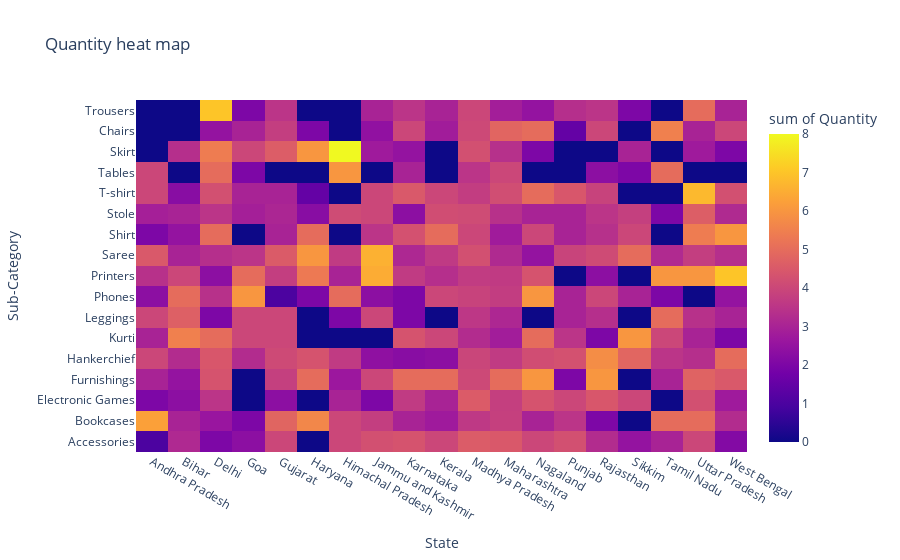
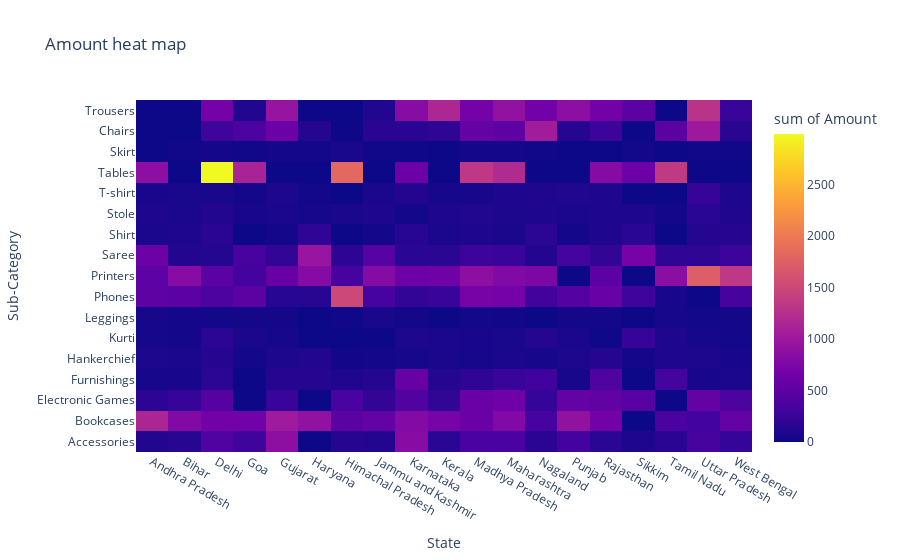

Source (notebook cell) for these figures, in order:
### Code cell
fig5 = heat_map(data, 'Quantity', 'Quantity heat map')
fig6 = heat_map(data, 'Amount', 'Amount heat map')

### Figure 1 — Plotly figure (JSON) as saved in the notebook; plotly's stock layout.template omitted (floating-point values rounded to 4 significant figures; data arrays with more than 128 entries replaced by an {"elided": "..."} marker saying what was removed)
{"data": [{"coloraxis": "coloraxis", "histfunc": "sum", "hovertemplate": "State=%{x}<br>Sub-Category=%{y}<br>sum of Quantity=%{z}<extra></extra>", "name": "", "type": "histogram2d", "x": {"elided": "277 str values"}, "xaxis": "x", "xbingroup": "x", "y": {"elided": "277 str values"}, "yaxis": "y", "ybingroup": "y", "z": {"elided": "277 float values"}}], "layout": {"coloraxis": {"colorbar": {"title": {"text": "sum of Quantity"}}, "colorscale": [[0, "#0d0887"], [0.1111, "#46039f"], [0.2222, "#7201a8"], [0.3333, "#9c179e"], [0.4444, "#bd3786"], [0.5556, "#d8576b"], [0.6667, "#ed7953"], [0.7778, "#fb9f3a"], [0.8889, "#fdca26"], [1, "#f0f921"]]}, "legend": {"tracegroupgap": 0}, "title": {"text": "Quantity heat map"}, "xaxis": {"anchor": "y", "domain": [0, 1], "title": {"text": "State"}}, "yaxis": {"anchor": "x", "domain": [0, 1], "title": {"text": "Sub-Category"}}}}

### Figure 2 — Plotly figure (JSON) as saved in the notebook; plotly's stock layout.template omitted (floating-point values rounded to 4 significant figures; data arrays with more than 128 entries replaced by an {"elided": "..."} marker saying what was removed)
{"data": [{"coloraxis": "coloraxis", "histfunc": "sum", "hovertemplate": "State=%{x}<br>Sub-Category=%{y}<br>sum of Amount=%{z}<extra></extra>", "name": "", "type": "histogram2d", "x": {"elided": "277 str values"}, "xaxis": "x", "xbingroup": "x", "y": {"elided": "277 str values"}, "yaxis": "y", "ybingroup": "y", "z": {"elided": "277 float values"}}], "layout": {"coloraxis": {"colorbar": {"title": {"text": "sum of Amount"}}, "colorscale": [[0, "#0d0887"], [0.1111, "#46039f"], [0.2222, "#7201a8"], [0.3333, "#9c179e"], [0.4444, "#bd3786"], [0.5556, "#d8576b"], [0.6667, "#ed7953"], [0.7778, "#fb9f3a"], [0.8889, "#fdca26"], [1, "#f0f921"]]}, "legend": {"tracegroupgap": 0}, "title": {"text": "Amount heat map"}, "xaxis": {"anchor": "y", "domain": [0, 1], "title": {"text": "State"}}, "yaxis": {"anchor": "x", "domain": [0, 1], "title": {"text": "Sub-Category"}}}}
